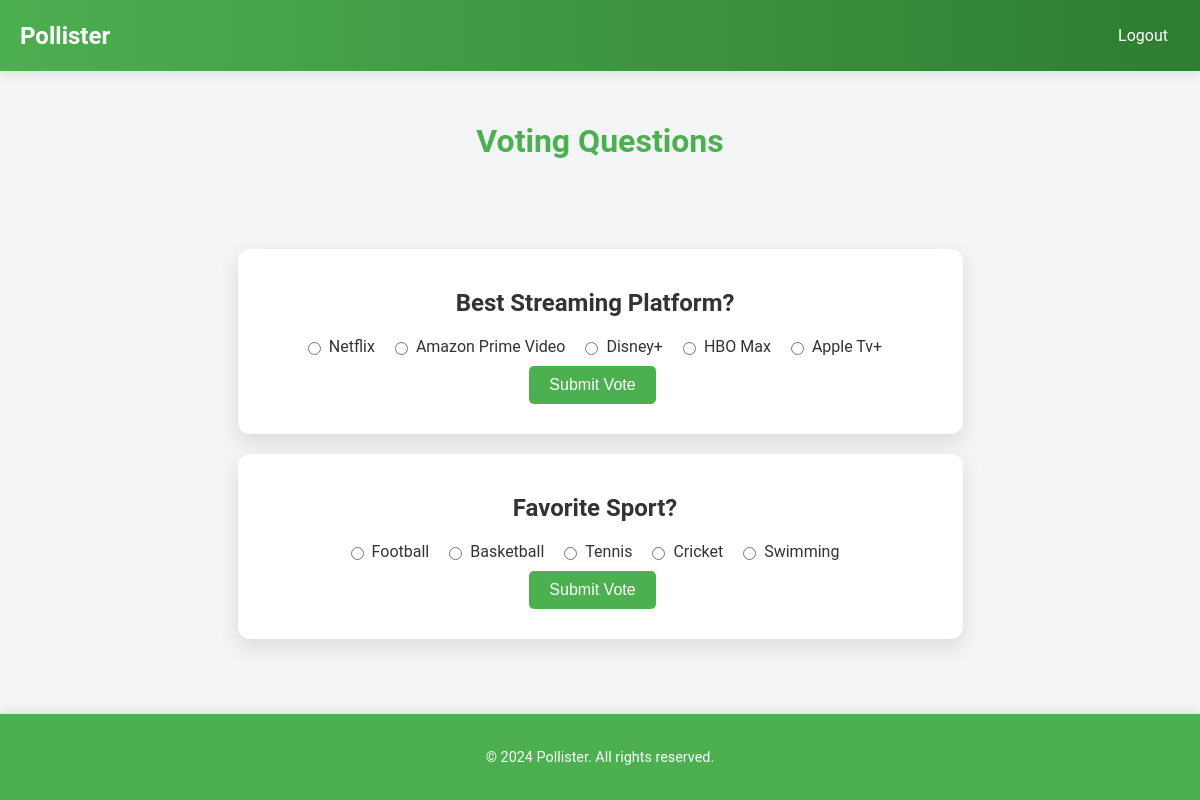
/polls/questions/ (signed in), run on an earlier commit of the app's database.
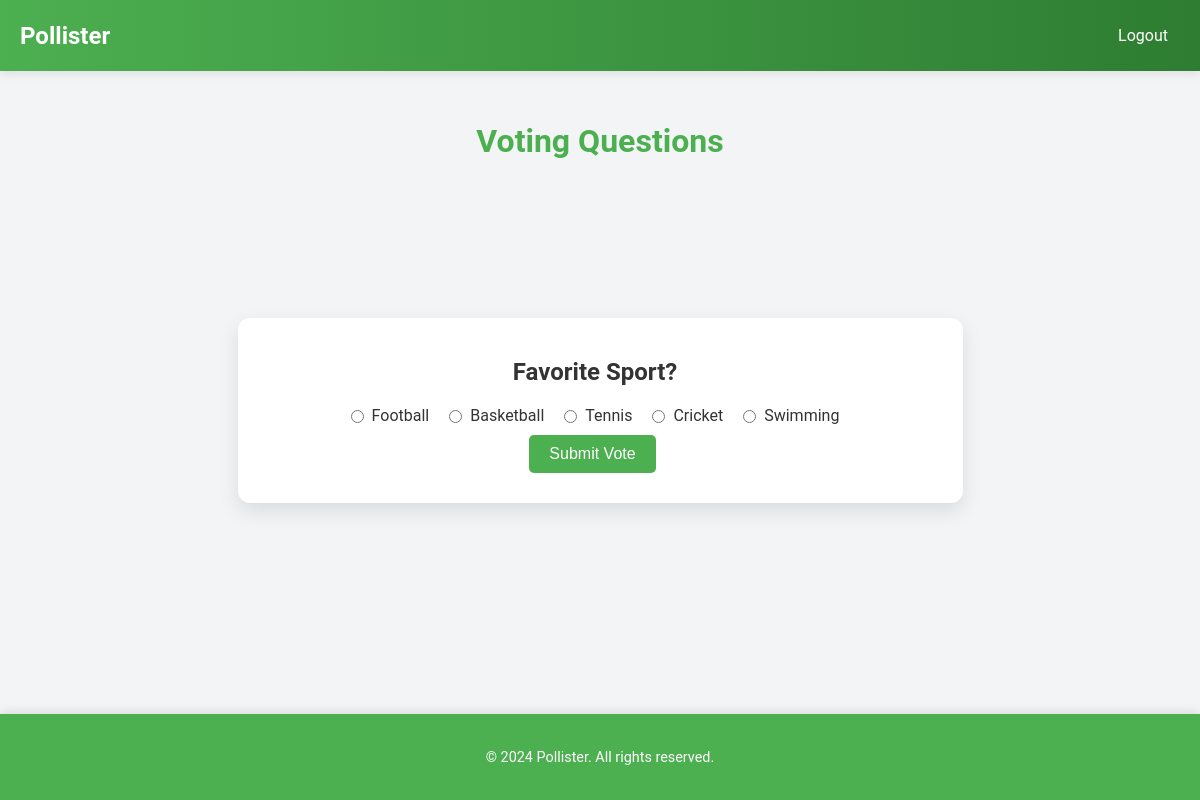
And on a later commit of the database.
### polls/models.py (models this page shows)
class Poll(models.Model):
    question = models.TextField()
    created_at = models.DateTimeField(auto_now_add=True)

class Option(models.Model):
    poll = models.ForeignKey(Poll, related_name='options', on_delete=models.CASCADE)
    text = models.CharField(max_length=255)
    votes = models.IntegerField(default=0)

### polls/views.py (the view)
# urls.py: path('questions/', views.questions_view, name='questions'),
def questions_view(request):
    polls = Poll.objects.filter(is_active=True)
    user_votes = UserVote.objects.filter(user=request.user)
    voted_polls = {vote.poll_id for vote in user_votes}
    polls_with_vote_status = []
    for poll in polls:
        polls_with_vote_status.append({
            'poll': poll,
            'has_voted': poll.id in voted_polls
        })
    return render(request, 'Questions.html', {'polls_with_vote_status': polls_with_vote_status})

### polls/templates/Questions.html (shortened to what this page needs)
<!DOCTYPE html>
<html lang="en">
<head>
</head>
<body>
    <header>
        <div class="logo">Pollister</div>
        <nav>
            <ul class="nav-links">
                <li><a href="{% url 'logout' %}">Logout</a></li>
            </ul>
        </nav>
    </header>
    <div class="page-header">
        <h1>Voting Questions</h1>
    </div>
    <div class="container">
        {% for item in polls_with_vote_status %}
        <div class="question-card" id="poll-{{ item.poll.id }}">
            <h2>{{ item.poll.question }}</h2>
            <form action="{% url 'vote' item.poll.id %}" method="POST" class="vote-form">
                <div class="vote-options">
                    {% for option in item.poll.options.all %}
                    <div class="vote-option">
                        <input
                            type="radio"
                            id="option-{{ option.id }}"
                            name="option"
                            value="{{ option.id }}"
                            required
                        >
                        <label for="option-{{ option.id }}">{{ option.text }}</label>
                    </div>
                    {% endfor %}
                </div>
                {% if not item.has_voted %}
                    <button type="button" class="action-button submit-btn" onclick="submitVote('{{ item.poll.id }}')">Submit Vote</button>
                {% endif %}
            </form>
        </div>
        {% endfor %}
    </div>
    <footer>
        <p>&copy; 2024 Pollister. All rights reserved.</p>
    </footer>
</body>
</html>

What changed in the data, as far as the page shows it:
no longer on this page (row edited): Poll: poll.question "Best Streaming Platform?"
no longer on this page (row unchanged): Option: option "☐ Netflix", text "Netflix", shown under "Best Streaming Platform?"
no longer on this page (row unchanged): Option: option "☐ Amazon Prime Video", text "Amazon Prime Video", shown under "Best Streaming Platform?"
no longer on this page (row unchanged): Option: option "☐ Disney+", text "Disney+", shown under "Best Streaming Platform?"
no longer on this page (row edited): Option: option "☐ HBO Max", text "HBO Max", shown under "Best Streaming Platform?"
no longer on this page (row edited): Option: option "☐ Apple Tv+", text "Apple Tv+", shown under "Best Streaming Platform?"
